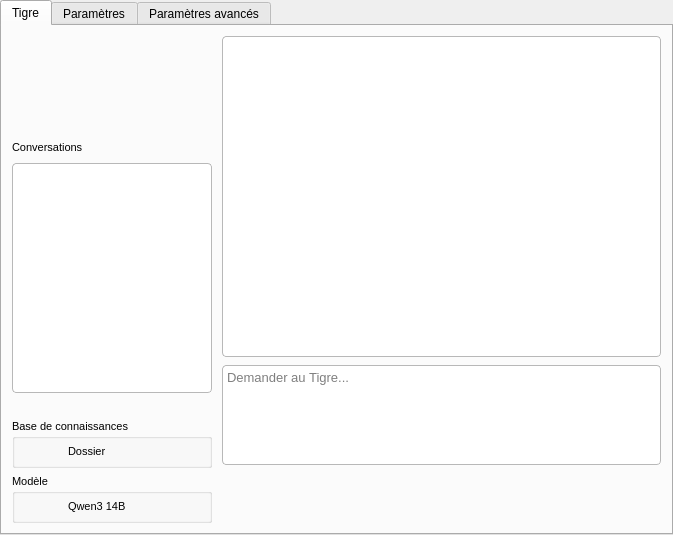
<?xml version="1.0" encoding="UTF-8"?>
<ui version="4.0">
 <class>Form</class>
 <widget class="QWidget" name="Form">
  <property name="geometry">
   <rect>
    <x>0</x>
    <y>0</y>
    <width>673</width>
    <height>535</height>
   </rect>
  </property>
  <property name="windowTitle">
   <string>Form</string>
  </property>
  <property name="styleSheet">
   <string notr="true">QPushButton {
    border: none;
}

QPushButton:pressed {
    background-color: rgba(0, 0, 0, 5%);
    margin-top: 2px;
    margin-left: 2px;
}</string>
  </property>
  <layout class="QVBoxLayout" name="verticalLayout_Form">
   <property name="spacing">
    <number>0</number>
   </property>
   <property name="leftMargin">
    <number>0</number>
   </property>
   <property name="topMargin">
    <number>0</number>
   </property>
   <property name="rightMargin">
    <number>0</number>
   </property>
   <property name="bottomMargin">
    <number>0</number>
   </property>
   <item>
    <widget class="QTabWidget" name="tabWidget">
     <property name="minimumSize">
      <size>
       <width>600</width>
       <height>400</height>
      </size>
     </property>
     <property name="styleSheet">
      <string notr="true">background: none</string>
     </property>
     <property name="currentIndex">
      <number>0</number>
     </property>
     <widget class="QWidget" name="tab">
      <attribute name="title">
       <string>Tigre</string>
      </attribute>
      <layout class="QHBoxLayout" name="horizontalLayout_tab1">
       <property name="spacing">
        <number>10</number>
       </property>
       <property name="leftMargin">
        <number>10</number>
       </property>
       <property name="topMargin">
        <number>10</number>
       </property>
       <property name="rightMargin">
        <number>10</number>
       </property>
       <property name="bottomMargin">
        <number>10</number>
       </property>
       <item>
        <layout class="QVBoxLayout" name="verticalLayout_sidebar" stretch="0,0,0,0,0,0">
         <property name="spacing">
          <number>6</number>
         </property>
         <property name="sizeConstraint">
          <enum>QLayout::SetFixedSize</enum>
         </property>
         <property name="leftMargin">
          <number>0</number>
         </property>
         <property name="topMargin">
          <number>0</number>
         </property>
         <property name="rightMargin">
          <number>0</number>
         </property>
         <property name="bottomMargin">
          <number>0</number>
         </property>
         <item alignment="Qt::AlignHCenter">
          <widget class="QLabel" name="label_tigerODM">
           <property name="sizePolicy">
            <sizepolicy hsizetype="Minimum" vsizetype="Minimum">
             <horstretch>0</horstretch>
             <verstretch>0</verstretch>
            </sizepolicy>
           </property>
           <property name="minimumSize">
            <size>
             <width>0</width>
             <height>95</height>
            </size>
           </property>
           <property name="maximumSize">
            <size>
             <width>100</width>
             <height>100</height>
            </size>
           </property>
           <property name="text">
            <string/>
           </property>
           <property name="pixmap">
            <pixmap>Images/Tiger.png</pixmap>
           </property>
           <property name="scaledContents">
            <bool>true</bool>
           </property>
           <property name="alignment">
            <set>Qt::AlignCenter</set>
           </property>
           <property name="wordWrap">
            <bool>false</bool>
           </property>
           <property name="margin">
            <number>0</number>
           </property>
           <property name="indent">
            <number>0</number>
           </property>
          </widget>
         </item>
         <item>
          <layout class="QHBoxLayout" name="horizontalLayout_convHeader">
           <property name="spacing">
            <number>6</number>
           </property>
           <property name="leftMargin">
            <number>0</number>
           </property>
           <property name="topMargin">
            <number>0</number>
           </property>
           <property name="rightMargin">
            <number>0</number>
           </property>
           <property name="bottomMargin">
            <number>0</number>
           </property>
           <item>
            <widget class="QLabel" name="label_conversation">
             <property name="sizePolicy">
              <sizepolicy hsizetype="Fixed" vsizetype="Fixed">
               <horstretch>0</horstretch>
               <verstretch>0</verstretch>
              </sizepolicy>
             </property>
             <property name="maximumSize">
              <size>
               <width>130</width>
               <height>20</height>
              </size>
             </property>
             <property name="font">
              <font>
               <family>Arial</family>
               <pointsize>8</pointsize>
              </font>
             </property>
             <property name="text">
              <string>Conversations</string>
             </property>
            </widget>
           </item>
           <item>
            <spacer name="horizontalSpacer_convHeader">
             <property name="orientation">
              <enum>Qt::Horizontal</enum>
             </property>
             <property name="sizeType">
              <enum>QSizePolicy::Fixed</enum>
             </property>
             <property name="sizeHint" stdset="0">
              <size>
               <width>40</width>
               <height>20</height>
              </size>
             </property>
            </spacer>
           </item>
           <item>
            <widget class="QPushButton" name="btn_delConv">
             <property name="maximumSize">
              <size>
               <width>20</width>
               <height>20</height>
              </size>
             </property>
             <property name="font">
              <font>
               <family>Arial</family>
               <pointsize>10</pointsize>
              </font>
             </property>
             <property name="styleSheet">
              <string notr="true">background: transparent;</string>
             </property>
             <property name="text">
              <string/>
             </property>
             <property name="icon">
              <iconset>
               <normaloff>Images/delete.png</normaloff>Images/delete.png</iconset>
             </property>
             <property name="iconSize">
              <size>
               <width>16</width>
               <height>16</height>
              </size>
             </property>
            </widget>
           </item>
           <item>
            <widget class="QPushButton" name="btn_newConv">
             <property name="maximumSize">
              <size>
               <width>20</width>
               <height>20</height>
              </size>
             </property>
             <property name="font">
              <font>
               <family>Arial</family>
               <pointsize>10</pointsize>
              </font>
             </property>
             <property name="styleSheet">
              <string notr="true">background: transparent;</string>
             </property>
             <property name="text">
              <string/>
             </property>
             <property name="icon">
              <iconset>
               <normaloff>Images/new.png</normaloff>Images/new.png</iconset>
             </property>
             <property name="iconSize">
              <size>
               <width>16</width>
               <height>16</height>
              </size>
             </property>
            </widget>
           </item>
          </layout>
         </item>
         <item>
          <widget class="QListWidget" name="list_conversations">
           <property name="sizePolicy">
            <sizepolicy hsizetype="Preferred" vsizetype="Expanding">
             <horstretch>0</horstretch>
             <verstretch>1</verstretch>
            </sizepolicy>
           </property>
           <property name="maximumSize">
            <size>
             <width>200</width>
             <height>16777215</height>
            </size>
           </property>
           <property name="font">
            <font>
             <pointsize>8</pointsize>
            </font>
           </property>
           <property name="styleSheet">
            <string notr="true">background-color: palette(Base);
color: palette(Text);
border: 1px solid palette(Mid);
border-radius: 4px;</string>
           </property>
          </widget>
         </item>
         <item>
          <spacer name="verticalSpacer_sidebar">
           <property name="orientation">
            <enum>Qt::Vertical</enum>
           </property>
           <property name="sizeHint" stdset="0">
            <size>
             <width>20</width>
             <height>20</height>
            </size>
           </property>
          </spacer>
         </item>
         <item>
          <widget class="QGroupBox" name="groupBox_2">
           <property name="maximumSize">
            <size>
             <width>200</width>
             <height>16777215</height>
            </size>
           </property>
           <property name="font">
            <font>
             <family>Arial</family>
             <pointsize>8</pointsize>
            </font>
           </property>
           <property name="title">
            <string>Base de connaissances</string>
           </property>
           <layout class="QHBoxLayout" name="horizontalLayout_groupBox2">
            <property name="spacing">
             <number>8</number>
            </property>
            <property name="leftMargin">
             <number>10</number>
            </property>
            <property name="topMargin">
             <number>6</number>
            </property>
            <property name="rightMargin">
             <number>10</number>
            </property>
            <property name="bottomMargin">
             <number>6</number>
            </property>
            <item>
             <widget class="QPushButton" name="btn_folder">
              <property name="maximumSize">
               <size>
                <width>35</width>
                <height>16777215</height>
               </size>
              </property>
              <property name="font">
               <font>
                <family>Arial</family>
                <pointsize>10</pointsize>
               </font>
              </property>
              <property name="styleSheet">
               <string notr="true">background: transparent;</string>
              </property>
              <property name="text">
               <string/>
              </property>
              <property name="icon">
               <iconset>
                <normaloff>Images/folder.png</normaloff>Images/folder.png</iconset>
              </property>
              <property name="iconSize">
               <size>
                <width>20</width>
                <height>20</height>
               </size>
              </property>
             </widget>
            </item>
            <item>
             <widget class="QLabel" name="label_folder">
              <property name="maximumSize">
               <size>
                <width>120</width>
                <height>20</height>
               </size>
              </property>
              <property name="font">
               <font>
                <family>Arial</family>
                <pointsize>8</pointsize>
               </font>
              </property>
              <property name="text">
               <string>Dossier</string>
              </property>
             </widget>
            </item>
            <item>
             <spacer name="horizontalSpacer_groupBox2">
              <property name="orientation">
               <enum>Qt::Horizontal</enum>
              </property>
              <property name="sizeType">
               <enum>QSizePolicy::Fixed</enum>
              </property>
              <property name="sizeHint" stdset="0">
               <size>
                <width>10</width>
                <height>10</height>
               </size>
              </property>
             </spacer>
            </item>
           </layout>
          </widget>
         </item>
         <item>
          <widget class="QGroupBox" name="groupBox_3">
           <property name="maximumSize">
            <size>
             <width>200</width>
             <height>16777215</height>
            </size>
           </property>
           <property name="font">
            <font>
             <family>Arial</family>
             <pointsize>8</pointsize>
            </font>
           </property>
           <property name="title">
            <string>Modèle</string>
           </property>
           <layout class="QHBoxLayout" name="horizontalLayout_groupBox3">
            <property name="spacing">
             <number>8</number>
            </property>
            <property name="leftMargin">
             <number>10</number>
            </property>
            <property name="topMargin">
             <number>6</number>
            </property>
            <property name="rightMargin">
             <number>10</number>
            </property>
            <property name="bottomMargin">
             <number>6</number>
            </property>
            <item>
             <widget class="QPushButton" name="btn_model">
              <property name="maximumSize">
               <size>
                <width>35</width>
                <height>16777215</height>
               </size>
              </property>
              <property name="font">
               <font>
                <family>Arial</family>
                <pointsize>10</pointsize>
               </font>
              </property>
              <property name="styleSheet">
               <string notr="true">background: transparent;</string>
              </property>
              <property name="text">
               <string/>
              </property>
              <property name="icon">
               <iconset>
                <normaloff>Images/model.png</normaloff>Images/model.png</iconset>
              </property>
              <property name="iconSize">
               <size>
                <width>20</width>
                <height>20</height>
               </size>
              </property>
             </widget>
            </item>
            <item>
             <widget class="QLabel" name="label_model">
              <property name="maximumSize">
               <size>
                <width>120</width>
                <height>20</height>
               </size>
              </property>
              <property name="font">
               <font>
                <family>Arial</family>
                <pointsize>8</pointsize>
               </font>
              </property>
              <property name="text">
               <string>Qwen3 14B</string>
              </property>
             </widget>
            </item>
            <item>
             <spacer name="horizontalSpacer_groupBox3">
              <property name="orientation">
               <enum>Qt::Horizontal</enum>
              </property>
              <property name="sizeType">
               <enum>QSizePolicy::Fixed</enum>
              </property>
              <property name="sizeHint" stdset="0">
               <size>
                <width>10</width>
                <height>10</height>
               </size>
              </property>
             </spacer>
            </item>
           </layout>
          </widget>
         </item>
        </layout>
       </item>
       <item>
        <layout class="QVBoxLayout" name="verticalLayout_main">
         <property name="spacing">
          <number>8</number>
         </property>
         <property name="leftMargin">
          <number>0</number>
         </property>
         <property name="topMargin">
          <number>0</number>
         </property>
         <property name="rightMargin">
          <number>0</number>
         </property>
         <property name="bottomMargin">
          <number>0</number>
         </property>
         <item>
          <widget class="QScrollArea" name="scrollArea_display">
           <property name="sizePolicy">
            <sizepolicy hsizetype="Expanding" vsizetype="Expanding">
             <horstretch>1</horstretch>
             <verstretch>1</verstretch>
            </sizepolicy>
           </property>
           <property name="styleSheet">
            <string notr="true">background-color: palette(Base);
color: palette(Text);
border-radius: 4px;
border: 1px solid palette(Mid);
</string>
           </property>
           <property name="widgetResizable">
            <bool>true</bool>
           </property>
           <widget class="QWidget" name="scrollAreaWidgetContents">
            <property name="geometry">
             <rect>
              <x>0</x>
              <y>0</y>
              <width>431</width>
              <height>316</height>
             </rect>
            </property>
            <property name="styleSheet">
             <string notr="true">margin-left: 8px;
margin-right: 8px;
border: none;</string>
            </property>
           </widget>
          </widget>
         </item>
         <item>
          <widget class="DropTextEdit" name="textEdit_request">
           <property name="minimumSize">
            <size>
             <width>0</width>
             <height>100</height>
            </size>
           </property>
           <property name="maximumSize">
            <size>
             <width>16777215</width>
             <height>100</height>
            </size>
           </property>
           <property name="font">
            <font>
             <family>Arial</family>
             <pointsize>10</pointsize>
            </font>
           </property>
           <property name="styleSheet">
            <string notr="true">background-color: palette(Base);
color: palette(Text);
border: 1px solid palette(Mid);
border-radius: 4px;</string>
           </property>
           <property name="placeholderText">
            <string>Demander au Tigre...</string>
           </property>
          </widget>
         </item>
         <item>
          <layout class="QHBoxLayout" name="horizontalLayout">
           <property name="topMargin">
            <number>0</number>
           </property>
           <item>
            <widget class="QPushButton" name="btn_attachment">
             <property name="font">
              <font>
               <family>Arial</family>
               <pointsize>10</pointsize>
              </font>
             </property>
             <property name="styleSheet">
              <string notr="true">background: transparent;</string>
             </property>
             <property name="text">
              <string/>
             </property>
             <property name="icon">
              <iconset>
               <normaloff>Images/paperclip.png</normaloff>Images/paperclip.png</iconset>
             </property>
             <property name="iconSize">
              <size>
               <width>20</width>
               <height>20</height>
              </size>
             </property>
            </widget>
           </item>
           <item>
            <widget class="QLabel" name="label_attachment">
             <property name="text">
              <string/>
             </property>
            </widget>
           </item>
           <item>
            <spacer name="spacer">
             <property name="orientation">
              <enum>Qt::Horizontal</enum>
             </property>
             <property name="sizeType">
              <enum>QSizePolicy::Expanding</enum>
             </property>
             <property name="sizeHint" stdset="0">
              <size>
               <width>40</width>
               <height>20</height>
              </size>
             </property>
            </spacer>
           </item>
           <item>
            <widget class="QPushButton" name="btn_send">
             <property name="sizePolicy">
              <sizepolicy hsizetype="Minimum" vsizetype="Fixed">
               <horstretch>0</horstretch>
               <verstretch>0</verstretch>
              </sizepolicy>
             </property>
             <property name="font">
              <font>
               <family>Arial</family>
               <pointsize>10</pointsize>
              </font>
             </property>
             <property name="styleSheet">
              <string notr="true">border: none; background: transparent;</string>
             </property>
             <property name="text">
              <string/>
             </property>
             <property name="icon">
              <iconset>
               <normaloff>Images/paperplane.png</normaloff>Images/paperplane.png</iconset>
             </property>
             <property name="iconSize">
              <size>
               <width>30</width>
               <height>30</height>
              </size>
             </property>
             <property name="shortcut">
              <string>Return</string>
             </property>
            </widget>
           </item>
          </layout>
         </item>
         <item>
          <widget class="QLabel" name="label_freeText">
           <property name="font">
            <font>
             <family>Arial</family>
             <pointsize>14</pointsize>
            </font>
           </property>
           <property name="styleSheet">
            <string notr="true">color: red
</string>
           </property>
           <property name="text">
            <string/>
           </property>
          </widget>
         </item>
        </layout>
       </item>
      </layout>
     </widget>
     <widget class="QWidget" name="tab_3">
      <attribute name="title">
       <string>Paramètres</string>
      </attribute>
      <widget class="QGroupBox" name="groupBox_8">
       <property name="geometry">
        <rect>
         <x>10</x>
         <y>10</y>
         <width>647</width>
         <height>51</height>
        </rect>
       </property>
       <property name="title">
        <string>Affichage</string>
       </property>
       <layout class="QVBoxLayout" name="verticalLayout_groupBox7_2">
        <property name="spacing">
         <number>10</number>
        </property>
        <property name="leftMargin">
         <number>10</number>
        </property>
        <property name="topMargin">
         <number>10</number>
        </property>
        <property name="rightMargin">
         <number>10</number>
        </property>
        <property name="bottomMargin">
         <number>10</number>
        </property>
        <item>
         <widget class="QCheckBox" name="checkbox_fontsize">
          <property name="text">
           <string>Grande taille de police</string>
          </property>
         </widget>
        </item>
       </layout>
      </widget>
      <widget class="QGroupBox" name="groupBox_10">
       <property name="enabled">
        <bool>true</bool>
       </property>
       <property name="geometry">
        <rect>
         <x>10</x>
         <y>80</y>
         <width>647</width>
         <height>71</height>
        </rect>
       </property>
       <property name="title">
        <string>Mode</string>
       </property>
       <layout class="QVBoxLayout" name="verticalLayout_groupBox7_3">
        <property name="spacing">
         <number>10</number>
        </property>
        <property name="leftMargin">
         <number>10</number>
        </property>
        <property name="topMargin">
         <number>10</number>
        </property>
        <property name="rightMargin">
         <number>10</number>
        </property>
        <property name="bottomMargin">
         <number>10</number>
        </property>
        <item>
         <layout class="QHBoxLayout" name="horizontalLayout_2">
          <item>
           <widget class="QComboBox" name="combobox_model_mode">
            <property name="enabled">
             <bool>true</bool>
            </property>
            <property name="minimumSize">
             <size>
              <width>200</width>
              <height>0</height>
             </size>
            </property>
            <item>
             <property name="text">
              <string>Auto</string>
             </property>
            </item>
            <item>
             <property name="text">
              <string>Mode léger (sans GPU/petit GPU) </string>
             </property>
            </item>
            <item>
             <property name="text">
              <string>Mode intensif</string>
             </property>
            </item>
           </widget>
          </item>
          <item>
           <spacer name="horizontalSpacer">
            <property name="orientation">
             <enum>Qt::Horizontal</enum>
            </property>
            <property name="sizeHint" stdset="0">
             <size>
              <width>40</width>
              <height>20</height>
             </size>
            </property>
           </spacer>
          </item>
         </layout>
        </item>
       </layout>
      </widget>
     </widget>
     <widget class="QWidget" name="tab_2">
      <property name="enabled">
       <bool>true</bool>
      </property>
      <attribute name="title">
       <string>Paramètres avancés</string>
      </attribute>
      <layout class="QHBoxLayout" name="horizontalLayout_tab2">
       <property name="spacing">
        <number>16</number>
       </property>
       <property name="leftMargin">
        <number>10</number>
       </property>
       <property name="topMargin">
        <number>10</number>
       </property>
       <property name="rightMargin">
        <number>10</number>
       </property>
       <property name="bottomMargin">
        <number>10</number>
       </property>
       <item>
        <widget class="QGroupBox" name="groupBox_7">
         <property name="title">
          <string>Connexions à TigerODM</string>
         </property>
         <layout class="QVBoxLayout" name="verticalLayout_groupBox7">
          <property name="spacing">
           <number>10</number>
          </property>
          <property name="leftMargin">
           <number>10</number>
          </property>
          <property name="topMargin">
           <number>10</number>
          </property>
          <property name="rightMargin">
           <number>10</number>
          </property>
          <property name="bottomMargin">
           <number>10</number>
          </property>
          <item>
           <widget class="QGroupBox" name="groupBox">
            <property name="styleSheet">
             <string notr="true"/>
            </property>
            <property name="title">
             <string>Sélection de dossier</string>
            </property>
            <layout class="QFormLayout" name="formLayout_folder">
             <property name="horizontalSpacing">
              <number>6</number>
             </property>
             <property name="verticalSpacing">
              <number>6</number>
             </property>
             <item row="0" column="0">
              <widget class="QLabel" name="label">
               <property name="font">
                <font>
                 <family>Arial</family>
                 <pointsize>8</pointsize>
                </font>
               </property>
               <property name="text">
                <string>Workflow ID</string>
               </property>
              </widget>
             </item>
             <item row="0" column="1">
              <widget class="QLineEdit" name="lineEdit_folderID">
               <property name="text">
                <string>Folder</string>
               </property>
              </widget>
             </item>
             <item row="1" column="0">
              <widget class="QLabel" name="label_2">
               <property name="font">
                <font>
                 <family>Arial</family>
                 <pointsize>8</pointsize>
                </font>
               </property>
               <property name="text">
                <string>Input ID</string>
               </property>
              </widget>
             </item>
             <item row="1" column="1">
              <widget class="QLineEdit" name="lineEdit_folderNum">
               <property name="text">
                <string>input_0</string>
               </property>
              </widget>
             </item>
            </layout>
           </widget>
          </item>
          <item>
           <widget class="QGroupBox" name="groupBox_5">
            <property name="styleSheet">
             <string notr="true"/>
            </property>
            <property name="title">
             <string>Chargement de conversations</string>
            </property>
            <layout class="QFormLayout" name="formLayout_conv">
             <property name="horizontalSpacing">
              <number>6</number>
             </property>
             <property name="verticalSpacing">
              <number>6</number>
             </property>
             <item row="0" column="0">
              <widget class="QLabel" name="label_9">
               <property name="font">
                <font>
                 <family>Arial</family>
                 <pointsize>8</pointsize>
                </font>
               </property>
               <property name="text">
                <string>Workflow ID</string>
               </property>
              </widget>
             </item>
             <item row="0" column="1">
              <widget class="QLineEdit" name="lineEdit_convID">
               <property name="text">
                <string>Conversations</string>
               </property>
              </widget>
             </item>
             <item row="1" column="0">
              <widget class="QLabel" name="label_10">
               <property name="font">
                <font>
                 <family>Arial</family>
                 <pointsize>8</pointsize>
                </font>
               </property>
               <property name="text">
                <string>Input ID</string>
               </property>
              </widget>
             </item>
             <item row="1" column="1">
              <widget class="QLineEdit" name="lineEdit_convNum">
               <property name="text">
                <string>input_0</string>
               </property>
              </widget>
             </item>
            </layout>
           </widget>
          </item>
          <item>
           <widget class="QGroupBox" name="groupBox_4">
            <property name="styleSheet">
             <string notr="true"/>
            </property>
            <property name="title">
             <string>Requête - RAG</string>
            </property>
            <layout class="QFormLayout" name="formLayout_rag">
             <property name="horizontalSpacing">
              <number>6</number>
             </property>
             <property name="verticalSpacing">
              <number>6</number>
             </property>
             <item row="0" column="0">
              <widget class="QLabel" name="label_5">
               <property name="font">
                <font>
                 <family>Arial</family>
                 <pointsize>8</pointsize>
                </font>
               </property>
               <property name="text">
                <string>Workflow ID</string>
               </property>
              </widget>
             </item>
             <item row="0" column="1">
              <widget class="QLineEdit" name="lineEdit_ragID">
               <property name="text">
                <string>Request_RAG</string>
               </property>
              </widget>
             </item>
             <item row="1" column="0">
              <widget class="QLabel" name="label_6">
               <property name="font">
                <font>
                 <family>Arial</family>
                 <pointsize>8</pointsize>
                </font>
               </property>
               <property name="text">
                <string>Input ID</string>
               </property>
              </widget>
             </item>
             <item row="1" column="1">
              <widget class="QLineEdit" name="lineEdit_ragNum">
               <property name="text">
                <string>input_0</string>
               </property>
              </widget>
             </item>
            </layout>
           </widget>
          </item>
          <item>
           <widget class="QGroupBox" name="groupBox_6">
            <property name="styleSheet">
             <string notr="true"/>
            </property>
            <property name="title">
             <string>Requête - Générique</string>
            </property>
            <layout class="QFormLayout" name="formLayout_generic">
             <property name="horizontalSpacing">
              <number>6</number>
             </property>
             <property name="verticalSpacing">
              <number>6</number>
             </property>
             <item row="0" column="0">
              <widget class="QLabel" name="label_13">
               <property name="font">
                <font>
                 <family>Arial</family>
                 <pointsize>8</pointsize>
                </font>
               </property>
               <property name="text">
                <string>Workflow ID</string>
               </property>
              </widget>
             </item>
             <item row="0" column="1">
              <widget class="QLineEdit" name="lineEdit_genericID">
               <property name="text">
                <string>Request_Generic</string>
               </property>
              </widget>
             </item>
             <item row="1" column="0">
              <widget class="QLabel" name="label_14">
               <property name="font">
                <font>
                 <family>Arial</family>
                 <pointsize>8</pointsize>
                </font>
               </property>
               <property name="text">
                <string>Input ID</string>
               </property>
              </widget>
             </item>
             <item row="1" column="1">
              <widget class="QLineEdit" name="lineEdit_genericNum">
               <property name="text">
                <string>input_0</string>
               </property>
              </widget>
             </item>
            </layout>
           </widget>
          </item>
         </layout>
        </widget>
       </item>
      </layout>
     </widget>
    </widget>
   </item>
  </layout>
 </widget>
 <customwidgets>
  <customwidget>
   <class>DropTextEdit</class>
   <extends>QTextEdit</extends>
   <header>orangecontrib.HLIT.utils.drag_drop_textEdit</header>
  </customwidget>
 </customwidgets>
 <resources/>
 <connections/>
</ui>
